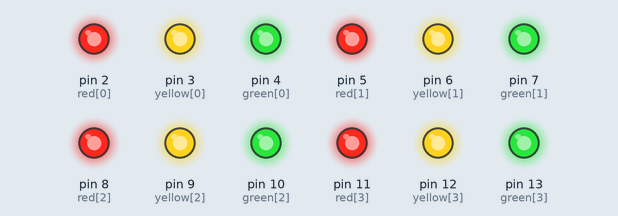
Bench run of a sketch on a simulated Arduino Uno, built with avr-gcc and run on an emulated ATmega328P. On the bench: output pins drawn as LEDs (lit = HIGH).

Above: at 0.1 s.
At 6.7 s:
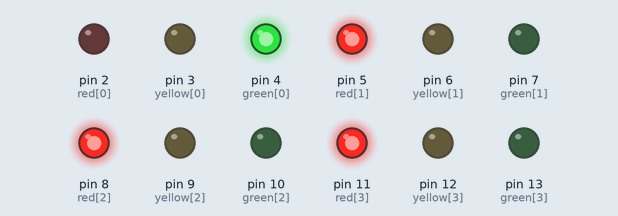
At 16.7 s:
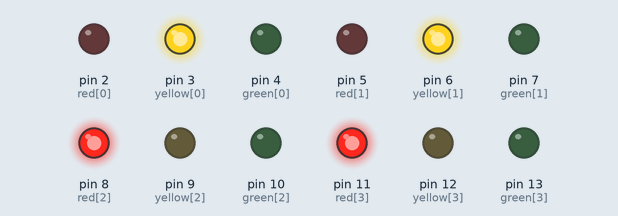
At 18.7 s:
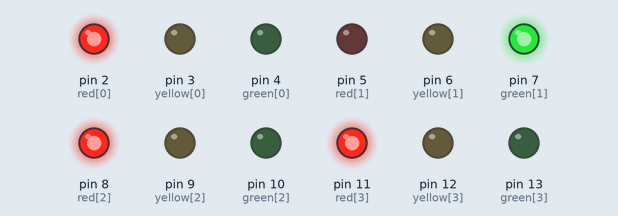
At 28.7 s:
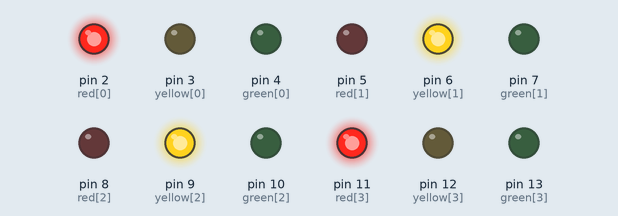
At 30.7 s:
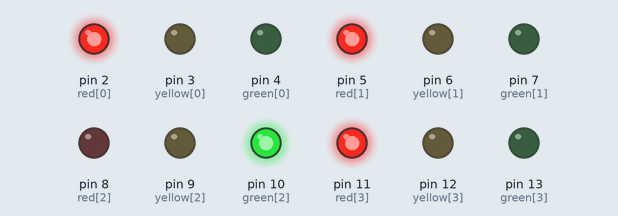
Timing chart, 0 to 32.2 s (numbered marks = the images above):
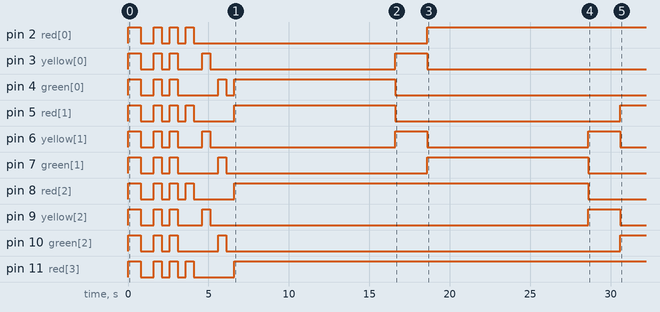

The sketch:

TrafficLights.ino
```cpp
// =================================
// FOUR ROAD TRAFFIC LIGHT SYSTEM
// =================================

// LED pin numbers
int red[]    = {2, 5, 8, 11};
int yellow[] = {3, 6, 9, 12};
int green[]  = {4, 7, 10, 13};


// =================================
// SETUP
// =================================

void setup() {

  // Configure all pins
  for (int i = 0; i < 4; i++) {
    pinMode(red[i], OUTPUT);
    pinMode(yellow[i], OUTPUT);
    pinMode(green[i], OUTPUT);
  }

  // All LEDs blink once (800ms)
  for (int i = 0; i < 1; i++) {
    allOn();
    delay(800);
    allOff();
    delay(800);
  }

  // All LEDs blink twice (500ms)
  for (int i = 0; i < 2; i++) {
    allOn();
    delay(500);
    allOff();
    delay(500);
  }

  // Red, Yellow and Green blink separately
  blinkColor(red);
  blinkColor(yellow);
  blinkColor(green);

  allOff();
}


// =================================
// ALL LEDs ON
// =================================

void allOn() {
  for (int i = 0; i < 4; i++) {
    digitalWrite(red[i], HIGH);
    digitalWrite(yellow[i], HIGH);
    digitalWrite(green[i], HIGH);
  }
}


// =================================
// ALL LEDs OFF
// =================================

void allOff() {
  for (int i = 0; i < 4; i++) {
    digitalWrite(red[i], LOW);
    digitalWrite(yellow[i], LOW);
    digitalWrite(green[i], LOW);
  }
}


// =================================
// BLINK ONE COLOR GROUP
// =================================

void blinkColor(int pins[]) {

  for (int i = 0; i < 4; i++) {
    digitalWrite(pins[i], HIGH);
  }

  delay(500);

  for (int i = 0; i < 4; i++) {
    digitalWrite(pins[i], LOW);
  }

  delay(500);
}


// =================================
// MAIN TRAFFIC LIGHT SYSTEM
// =================================

void loop() {

  // ROAD 1 GREEN, REMAINING ROADS RED
  allRed();
  digitalWrite(red[0], LOW);
  digitalWrite(green[0], HIGH);
  delay(10000);

  // ROAD 1 AND ROAD 2 YELLOW
  digitalWrite(green[0], LOW);
  digitalWrite(red[1], LOW);
  digitalWrite(yellow[0], HIGH);
  digitalWrite(yellow[1], HIGH);
  delay(2000);


  // ROAD 2 GREEN
  allRed();
  digitalWrite(red[1], LOW);
  digitalWrite(green[1], HIGH);
  delay(10000);

  // ROAD 2 AND ROAD 3 YELLOW
  digitalWrite(green[1], LOW);
  digitalWrite(red[2], LOW);
  digitalWrite(yellow[1], HIGH);
  digitalWrite(yellow[2], HIGH);
  delay(2000);


  // ROAD 3 GREEN
  allRed();
  digitalWrite(red[2], LOW);
  digitalWrite(green[2], HIGH);
  delay(10000);

  // ROAD 3 AND ROAD 4 YELLOW
  digitalWrite(green[2], LOW);
  digitalWrite(red[3], LOW);
  digitalWrite(yellow[2], HIGH);
  digitalWrite(yellow[3], HIGH);
  delay(2000);


  // ROAD 4 GREEN
  allRed();
  digitalWrite(red[3], LOW);
  digitalWrite(green[3], HIGH);
  delay(10000);

  // ROAD 4 AND ROAD 1 YELLOW
  digitalWrite(green[3], LOW);
  digitalWrite(red[0], LOW);
  digitalWrite(yellow[3], HIGH);
  digitalWrite(yellow[0], HIGH);
  delay(2000);

}


// =================================
// ALL ROADS RED
// =================================

void allRed() {

  for (int i = 0; i < 4; i++) {
    digitalWrite(red[i], HIGH);
    digitalWrite(yellow[i], LOW);
    digitalWrite(green[i], LOW);
  }

}
```

Measured:
- by itself, pin 2 (red[0]), pin 11 (red[3]): repeats every 1.0 s: HIGH 0.50 s, LOW 0.50 s
- by itself, pin 3 (yellow[0]): HIGH → LOW at 0.80 s, → HIGH 0.80 s later, → LOW 0.50 s later, → HIGH 0.50 s later, … (9 changes in this stretch)
- by itself, pin 4 (green[0]): HIGH → LOW at 0.80 s, → HIGH 0.80 s later, → LOW 0.50 s later, → HIGH 0.50 s later, … (9 changes in this stretch)
- by itself, pin 5 (red[1]): HIGH → LOW at 0.80 s, → HIGH 0.80 s later, → LOW 0.50 s later, → HIGH 0.50 s later, … (10 changes in this stretch)
- by itself, pin 6 (yellow[1]): HIGH → LOW at 0.80 s, → HIGH 0.80 s later, → LOW 0.50 s later, → HIGH 0.50 s later, … (11 changes in this stretch)
- by itself, pin 7 (green[1]): HIGH → LOW at 0.80 s, → HIGH 0.80 s later, → LOW 0.50 s later, → HIGH 0.50 s later, … (9 changes in this stretch)
- by itself, pin 8 (red[2]): HIGH → LOW at 0.80 s, → HIGH 0.80 s later, → LOW 0.50 s later, → HIGH 0.50 s later, … (9 changes in this stretch)
- by itself, pin 9 (yellow[2]): HIGH → LOW at 0.80 s, → HIGH 0.80 s later, → LOW 0.50 s later, → HIGH 0.50 s later, … (9 changes in this stretch)
